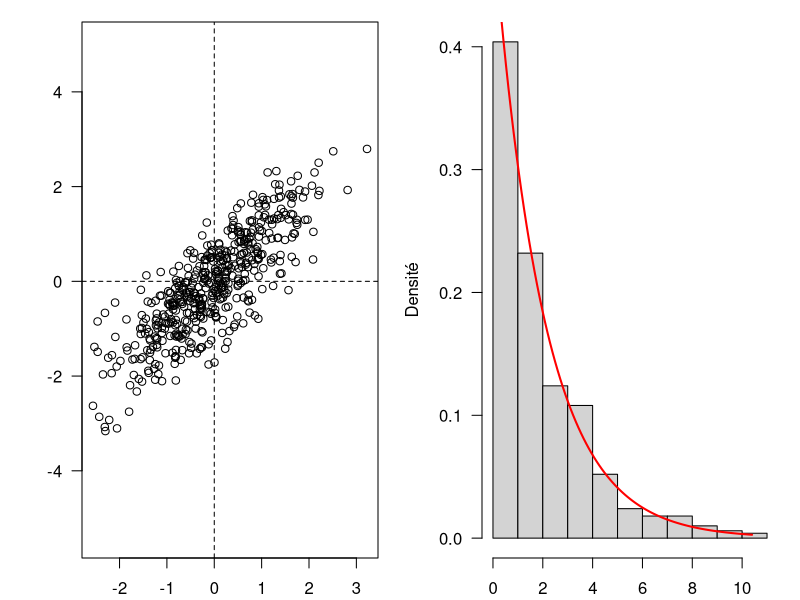
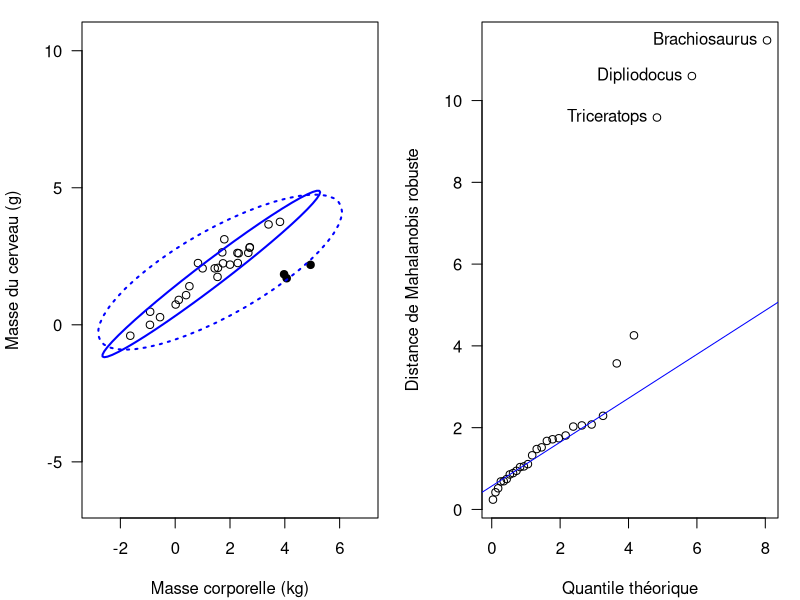

Reproduce these figures in R, in order.
## ---- chunk 1
#| label: fig-mahalanobis-khi2
#| fig-width: 7
#| fig-height: 3.5
#| fig-cap: "Gauche : données simulées distribuées normalement. Droite : histogramme des distances de Mahalanobis et densité de probabilité de la loi du $\\chi^2$ à 2 degrés de liberté (en rouge)."
## Simuler 500 observations de deux variables 
## Les deux variables ont pour moyenne 0 et écart-type 1
## La corrélation entre les deux variables est fixée à 0.8
sigma <- matrix(c(1, 0.8, 0.8, 1), nrow = 2, ncol = 2) # covariance
z <- MASS::mvrnorm(n = 500, mu = c(0, 0), Sigma = sigma)

## Calculer les distances de Mahalanobis
## (chaque observation par rapport à l'ensemble des données)
## NB : mahalanobis() retourne le carré de la distance
d2 <- mahalanobis(x = z, center = colMeans(z), cov = cov(z))

## Paramètres graphiques
par(mfrow = c(1, 2), mar = c(2, 4, 1, 1) + 0.1, las = 1)

## Diagramme de dispersion des observations
plot(x = z, type = "p", xlab = "", ylab = "", asp = 1)
abline(h = 0, v = 0, lty = 2)

## Histogramme des distances
hist(d2, freq = FALSE, main = "", xlab = "", ylab = "Densité")

## Loi du khi-deux à 2 degrés de liberté
curve(dchisq(x, df = 2), from = 0, to = max(d2),
      col = "red", lwd = 2, add = TRUE)
## ---- chunk 2
#| label: fig-mahalanobis-robuste
#| out-width: '70%'
#| fig-width: 5
#| fig-height: 5
#| fig-cap: "Masse du cerveau en fonction de la masse corporelle de 28 espèces animales (échelle logarithmique, base 10). Les symboles pleins correspondent aux dinosaures. Ellipses de tolérance (seuil fixé à $\\chi^2_{2;0.975}$) calculées à partir de la moyenne et de la covariance classiques (tirets) et à l'aide d'estimateurs robustes (ellipsoïde de volume minimal ; trait plein)."
## Répliquer la figure 1 de Rousseeuw et van Zomeren (1990)
data("Animals", package = "MASS")
brain <- log10(Animals) # Echelle logarithmique

## Paramètres graphiques
par(mar = c(4, 4, 1, 1) + 0.1, las = 1)

## Diagramme de dispersion
plot(
  x = brain, type = "p", asp = 1,
  xlim = c(-3, 7), ylim = c(-2, 6),
  xlab = "Masse corporelle (kg)",
  ylab = "Masse du cerveau (g)"
)
## Mettre en évidence les dinosaures
dino <- c("Dipliodocus", "Triceratops", "Brachiosaurus")
lines(
  x = brain[rownames(brain) %in% dino, ],
  type = "p", pch = 16
)

## Ellipses de tolérance
## Estimateurs classiques
car::ellipse(
  center = colMeans(brain),
  shape = cov(brain),
  radius = sqrt(qchisq(0.975, df = 2)),
  center.pch = NULL, col = "blue", lty = 3
)
## Estimateurs robustes
rob <- MASS::cov.rob(brain, method = "mve") # Ellipsoïde de volume minimal
car::ellipse(
  center = rob$center,
  shape = rob$cov,
  radius = sqrt(qchisq(0.975, df = 2)),
  center.pch = NULL, col = "blue", lty = 1
)
## ---- chunk 3
#| label: fig-mahalanobis-qqplot
#| out-width: '70%'
#| fig-width: 5
#| fig-height: 5
#| fig-cap: "Diagramme quantile-quantile des distances de Mahalanobis."
## Distance de Mahalanobis robuste
d <- sqrt(mahalanobis(brain, center = rob$center, cov = rob$cov))
## Trier par rang
d <- sort(d)

## Paramètres graphiques
par(mar = c(4, 4, 1, 1) + 0.1, las = 1)

## Quantiles théoriques
q <- qchisq(ppoints(length(d)), df = 2)

## Diagramme Quantile-Quantile
plot(
  x = q, 
  y = d, 
  xlab = "Quantile théorique",
  ylab = "Distance de Mahalanobis robuste"
)
## Tracer la droite théorique
qqline(y = d, distribution = function(p) qchisq(p, df = 2), col = "blue")
## Mettre en évidence les dinosaures
text(x = q[d > 9], y = d[d > 9], labels = names(d[d > 9]), pos = 2)
